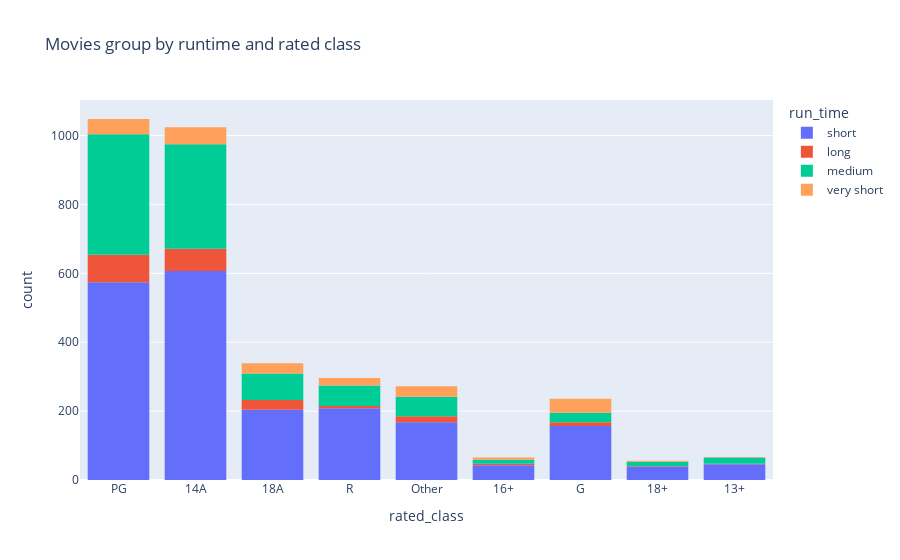

Notebook source saved alongside this figure:
### Markdown cell above
#### Grouping by movies rated class and runtime

### Code cell
fig = px.histogram(df, x='rated_class', color='run_time', title='Movies group by runtime and rated class', height=500)
fig.show()

### Figure 1 — Plotly figure (JSON) as saved in the notebook; plotly's stock layout.template omitted (floating-point values rounded to 4 significant figures; data arrays with more than 128 entries replaced by an {"elided": "..."} marker saying what was removed)
{"data": [{"alignmentgroup": "True", "bingroup": "x", "hovertemplate": "run_time=short<br>rated_class=%{x}<br>count=%{y}<extra></extra>", "legendgroup": "short", "marker": {"color": "#636efa", "pattern": {"shape": ""}}, "name": "short", "offsetgroup": "short", "orientation": "v", "showlegend": true, "type": "histogram", "x": {"elided": "2117 str values"}, "xaxis": "x", "yaxis": "y"}, {"alignmentgroup": "True", "bingroup": "x", "hovertemplate": "run_time=long<br>rated_class=%{x}<br>count=%{y}<extra></extra>", "legendgroup": "long", "marker": {"color": "#EF553B", "pattern": {"shape": ""}}, "name": "long", "offsetgroup": "long", "orientation": "v", "showlegend": true, "type": "histogram", "x": {"elided": "218 str values"}, "xaxis": "x", "yaxis": "y"}, {"alignmentgroup": "True", "bingroup": "x", "hovertemplate": "run_time=medium<br>rated_class=%{x}<br>count=%{y}<extra></extra>", "legendgroup": "medium", "marker": {"color": "#00cc96", "pattern": {"shape": ""}}, "name": "medium", "offsetgroup": "medium", "orientation": "v", "showlegend": true, "type": "histogram", "x": {"elided": "936 str values"}, "xaxis": "x", "yaxis": "y"}, {"alignmentgroup": "True", "bingroup": "x", "hovertemplate": "run_time=very short<br>rated_class=%{x}<br>count=%{y}<extra></extra>", "legendgroup": "very short", "marker": {"color": "#FFA15A", "pattern": {"shape": ""}}, "name": "very short", "offsetgroup": "very short", "orientation": "v", "showlegend": true, "type": "histogram", "x": {"elided": "241 str values"}, "xaxis": "x", "yaxis": "y"}], "layout": {"autosize": true, "barmode": "relative", "legend": {"title": {"text": "run_time"}, "tracegroupgap": 0}, "title": {"text": "Movies group by runtime and rated class"}, "xaxis": {"anchor": "y", "autorange": true, "domain": [0, 1], "range": [-0.5, 8.5], "title": {"text": "rated_class"}, "type": "category"}, "yaxis": {"anchor": "x", "autorange": true, "domain": [0, 1], "range": [0, 1103.0], "title": {"text": "count"}}}}
